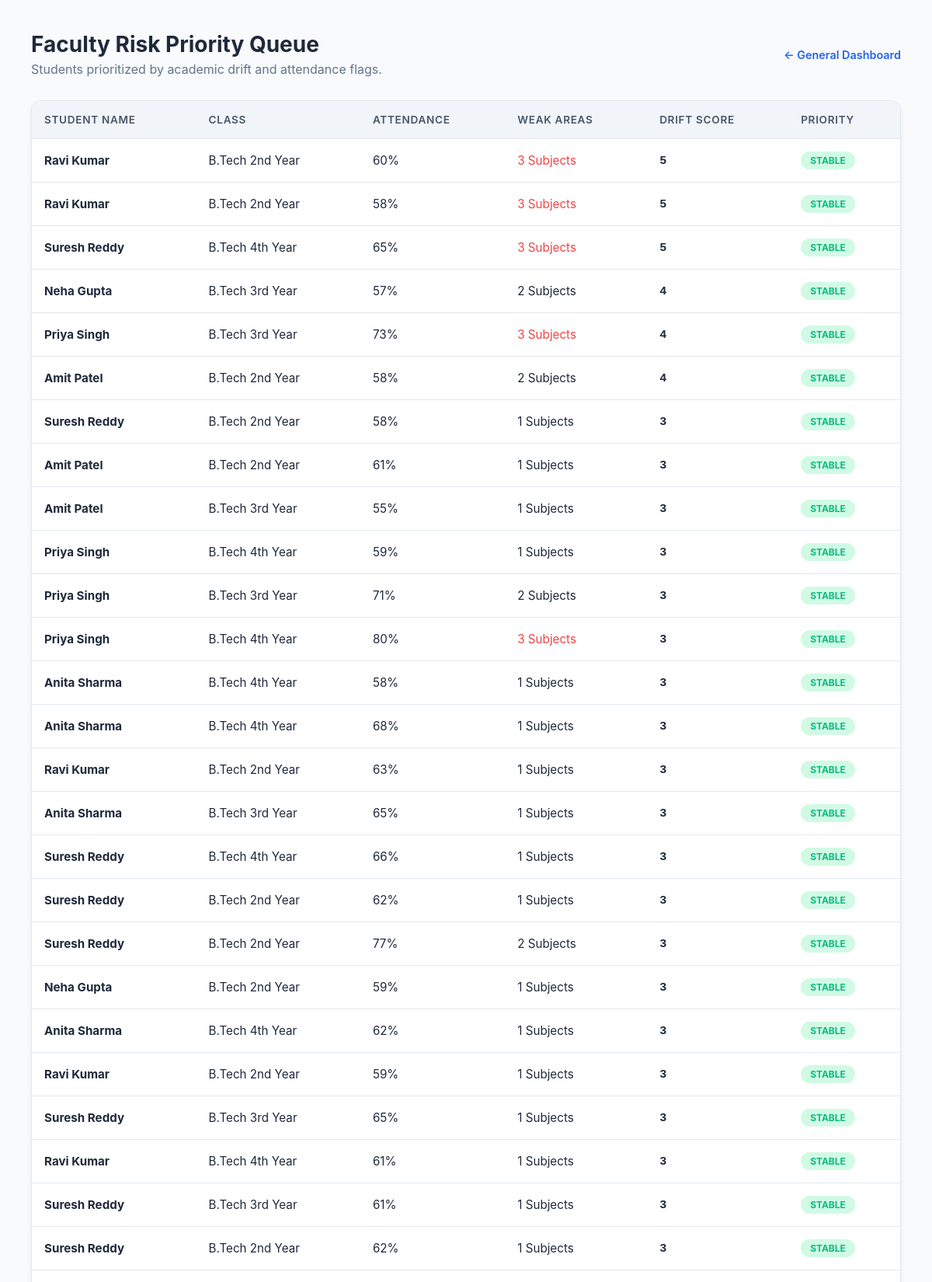
The app's page /faculty/risk (signed in, upper part) with its own data.
### tables this page shows
CREATE TABLE students (
    id INTEGER PRIMARY KEY AUTOINCREMENT,
    name TEXT,
    email TEXT UNIQUE,
    father TEXT,
    mother TEXT,
    mobile TEXT,
    class TEXT,
    attendance INTEGER,
    exams_attempted INTEGER,
    extracurricular TEXT
);

### app.py (the view)
@app.route("/faculty/risk")
def faculty_risk_queue():
    if session.get("role") != "faculty":
        return redirect("/login")
    con = db()
    cur = con.cursor()
    cur.execute("SELECT * FROM students")
    students = cur.fetchall()
    risk_list = []
    for s in students:
        cur.execute(
            "SELECT subject, score FROM marks WHERE student_id=?",
            (s[0],)
        )
        marks = dict(cur.fetchall())
        _, weak, _ = analyze_subjects(marks)
        score = risk_score(int(s[7]), len(weak))
        risk_list.append((s, score, len(weak)))
    con.close()
    risk_list.sort(key=lambda x: x[1], reverse=True)
    return render_template("faculty_risk_queue.html", risk_list=risk_list)

### app.py (called while the page is built)
def db():
    return sqlite3.connect("database.db")

### rules.py (called while the page is built)
def analyze_subjects(marks):
    strong, weak = [], []
    heatmap = {}
    for subject, score in marks.items():
        score = int(score)
        if score >= 75:
            strong.append(subject)
            heatmap[subject] = "green"
        elif score >= 40:
            heatmap[subject] = "yellow"
        else:
            weak.append(subject)
            heatmap[subject] = "red"
    return strong, weak, heatmap

def risk_score(attendance, weak_count):
    attendance = int(attendance)
    score = 0
    if attendance < 70:
        score += 2
    elif attendance < 80:
        score += 1
    score += weak_count
    return score

### templates/faculty_risk_queue.html (shortened to what this page needs)
<!DOCTYPE html>
<html lang="en">
<head>
</head>
<body>
<div class="dashboard-header">
    <div class="header-title">
        <h2>Faculty Risk Priority Queue</h2>
        <p>Students prioritized by academic drift and attendance flags.</p>
    </div>
    <div>
        <a href="/faculty_dashboard" class="btn-action">← General Dashboard</a>
    </div>
</div>
<div class="table-container">
    <table>
        <thead>
            <tr>
                <th>Student Name</th>
                <th>Class</th>
                <th>Attendance</th>
                <th>Weak Areas</th>
                <th>Drift Score</th>
                <th>Priority</th>
            </tr>
        </thead>
        <tbody>
            {% for s, score, weak_count in risk_list %}
            <tr>
                <td><strong>{{ s[1] }}</strong></td>
                <td>{{ s[6] }}</td>
                <td>{{ s[7] }}%</td>
                <td>
                    <span style="color: {% if weak_count > 2 %}var(--danger){% else %}inherit{% endif %}">
                        {{ weak_count }} Subjects
                    </span>
                </td>
                <td class="score-box">{{ score }}</td>
                <td>
                    {% if score >= 70 %}
                        <span class="risk-badge priority-high">High Alert</span>
                    {% elif score >= 40 %}
                        <span class="risk-badge priority-med">Watch List</span>
                    {% else %}
                        <span class="risk-badge priority-low">Stable</span>
                    {% endif %}
                </td>
            </tr>
            {% endfor %}
        </tbody>
    </table>
</div>
</body>
</html>

### templates/faculty_risk_queue.html (style rules this page uses)
:root { --primary: #1e293b; --danger: #ef4444; --warning: #f59e0b; --success: #10b981; --bg-light: #f8fafc; --white: #ffffff; --border: #e2e8f0; }
body { font-family: 'Inter', -apple-system, sans-serif; background-color: var(--bg-light); color: var(--primary); margin: 0; padding: 40px; }
.dashboard-header { margin-bottom: 30px; display: flex; justify-content: space-between; align-items: center; }
.header-title h2 { margin: 0; font-size: 1.75rem; color: var(--primary); }
.header-title p { margin: 5px 0 0 0; color: #64748b; }
.table-container { background: var(--white); border-radius: 12px; box-shadow: 0 4px 6px -1px rgba(0, 0, 0, 0.1); overflow: hidden; border: 1px solid var(--border); }
table { width: 100%; border-collapse: collapse; text-align: left; }
th { background-color: #f1f5f9; padding: 16px; font-weight: 600; font-size: 0.85rem; text-transform: uppercase; letter-spacing: 0.05em; color: #475569; border-bottom: 1px solid var(--border); }
td { padding: 16px; font-size: 0.95rem; border-bottom: 1px solid var(--border); }
.risk-badge { display: inline-block; padding: 4px 12px; border-radius: 20px; font-size: 0.75rem; font-weight: 700; text-transform: uppercase; }
.priority-low { background-color: #d1fae5; color: var(--success); }
.score-box { font-family: 'Courier New', Courier, monospace; font-weight: bold; }
.btn-action { text-decoration: none; color: #2563eb; font-weight: 600; font-size: 0.9rem; }

### records on screen
students: name "Ravi Kumar", class "B.Tech 2nd Year", attendance "60", exams_attempted "3", score "5", shows "STABLE"
students: name "Ravi Kumar", class "B.Tech 2nd Year", attendance "58", exams_attempted "3", score "5", shows "STABLE"
students: name "Suresh Reddy", class "B.Tech 4th Year", attendance "65", weak_count "3", exams_attempted "5", shows "STABLE"
students: name "Neha Gupta", class "B.Tech 3rd Year", attendance "57", weak_count "2", score "4", shows "STABLE"
students: name "Priya Singh", class "B.Tech 3rd Year", attendance "73", weak_count "3", exams_attempted "4", shows "STABLE"
students: name "Amit Patel", class "B.Tech 2nd Year", attendance "58", weak_count "2", score "4", shows "STABLE"
students: name "Suresh Reddy", class "B.Tech 2nd Year", attendance "58", weak_count "1", id "3", shows "STABLE"
students: name "Amit Patel", class "B.Tech 2nd Year", attendance "61", weak_count "1", score "3", shows "STABLE"
students: name "Amit Patel", class "B.Tech 3rd Year", attendance "55", weak_count "1", score "3", shows "STABLE"
students: name "Priya Singh", class "B.Tech 4th Year", attendance "59", weak_count "1", score "3", shows "STABLE"
students: name "Priya Singh", class "B.Tech 3rd Year", attendance "71", weak_count "2", score "3", shows "STABLE"
students: name "Priya Singh", class "B.Tech 4th Year", attendance "80", weak_count "3", score "3", shows "STABLE"
students: name "Anita Sharma", class "B.Tech 4th Year", attendance "58", weak_count "1", exams_attempted "3", shows "STABLE"
students: name "Anita Sharma", class "B.Tech 4th Year", attendance "68", weak_count "1", score "3", shows "STABLE"
students: name "Ravi Kumar", class "B.Tech 2nd Year", attendance "63", weak_count "1", score "3", shows "STABLE"
students: name "Anita Sharma", class "B.Tech 3rd Year", attendance "65", weak_count "1", exams_attempted "3", shows "STABLE"
students: name "Suresh Reddy", class "B.Tech 4th Year", attendance "66", weak_count "1", score "3", shows "STABLE"
students: name "Suresh Reddy", class "B.Tech 2nd Year", attendance "62", weak_count "1", exams_attempted "3", shows "STABLE"
students: name "Suresh Reddy", class "B.Tech 2nd Year", attendance "77", weak_count "2", exams_attempted "3", shows "STABLE"
students: name "Neha Gupta", class "B.Tech 2nd Year", attendance "59", weak_count "1", exams_attempted "3", shows "STABLE"
students: name "Anita Sharma", class "B.Tech 4th Year", attendance "62", weak_count "1", score "3", shows "STABLE"
students: name "Ravi Kumar", class "B.Tech 2nd Year", attendance "59", weak_count "1", exams_attempted "3", shows "STABLE"
students: name "Suresh Reddy", class "B.Tech 3rd Year", attendance "65", weak_count "1", exams_attempted "3", shows "STABLE"
students: name "Ravi Kumar", class "B.Tech 4th Year", attendance "61", weak_count "1", exams_attempted "3", shows "STABLE"
students: name "Suresh Reddy", class "B.Tech 3rd Year", attendance "61", weak_count "1", score "3", shows "STABLE"
students: name "Suresh Reddy", class "B.Tech 2nd Year", attendance "62", weak_count "1", score "3", shows "STABLE"
